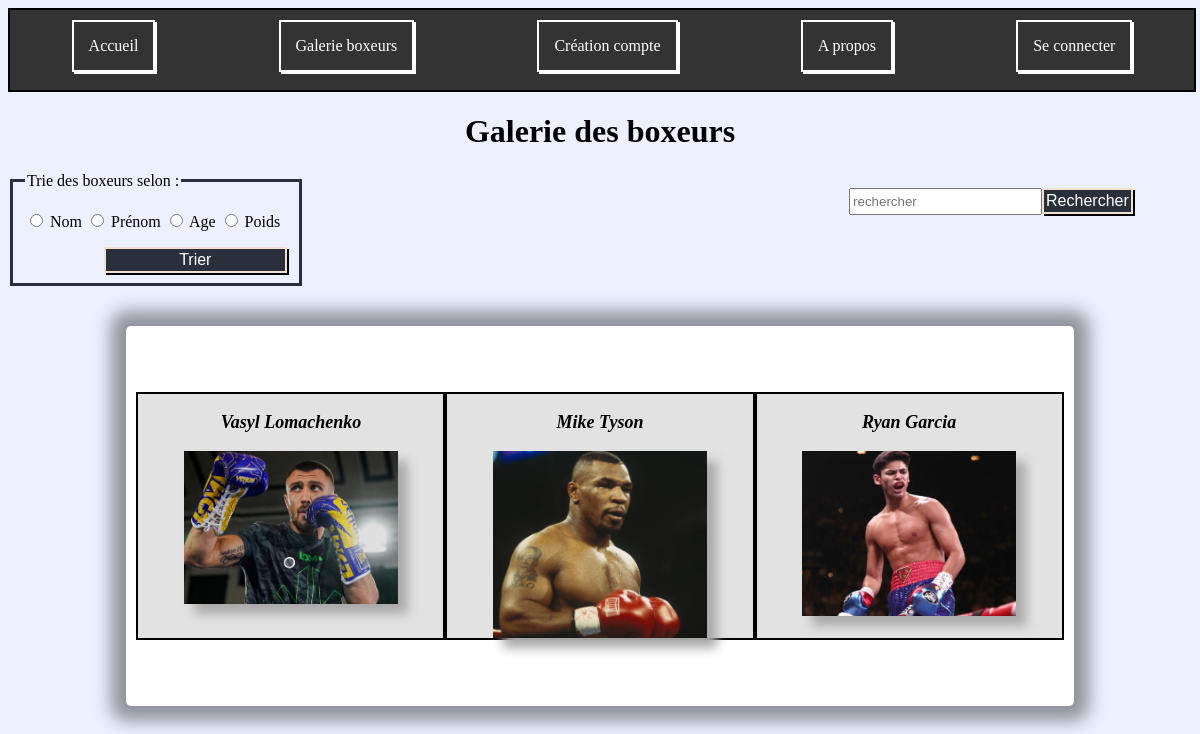
Screenshot of /?action=galerie with the database file from the repository.
### tables this page shows
CREATE TABLE `boxeur` (
  `id` int(11) NOT NULL AUTO_INCREMENT,
  `nom` varchar(255) DEFAULT NULL,
  `prenom` varchar(255) DEFAULT NULL,
  `age` int(11) DEFAULT NULL,
  `poids` int(11) DEFAULT NULL,
  `origine` varchar(255) DEFAULT NULL,
  `champion` varchar(255) DEFAULT NULL,
  `login` varchar(255) DEFAULT NULL,
  `img` varchar(255) DEFAULT NULL,
  PRIMARY KEY (`id`)
);

### src/Router.php (called while the page is built, shortened)
<?php
require_once "view/View.php";
require_once "control/BoxeurController.php";
class Router {
    private $vue;
    public function getindexURL()
    {
        return ".";
    }
    public function getListeURL()
    {
        return ".?action=galerie";
    }
    public function getURLAbout()
    {
        return ".?action=about";
    }
    public function getURLAskConnexion()
    {
        return ".?action=connexion";
    }
    public function getURLCreateAccount()
    {
        return ".?action=newAccount";
    }
    public function getURLRecherche()
    {
        return ".?action=recherche";
    }
    public function getURLTrie()
    {
        return ".?action=trie";
    }
    public function main($BoxeurStorage,$AccountStorage)
    {
        $feedback = key_exists('feedback', $_SESSION) ? $_SESSION['feedback'] : '';
        if(key_exists("user",$_SESSION))
        {
            if($_SESSION['statut']==='admin')
            {
                $this->vue=new AdminView($this,$feedback,$_SESSION['user']);
            }
            else {
                $this->vue=new UserView($this,$feedback,$_SESSION['user']);
            }
        }
        else {
            $this->vue=new View($this,$feedback);
        }
        $AuthManager=new AuthentificationManager();
        $this->controlerBoxeur=new BoxeurController($this->vue,$BoxeurStorage,$AuthManager);
        $this->controlerAccount=new AccountController($this->vue,$AccountStorage,$AuthManager);
        $boxeurId=key_exists('boxeur', $_GET) ? $_GET['boxeur'] : null;
        $accountId=key_exists('account', $_GET) ? $_GET['account'] : null;
        $action = key_exists('action', $_GET) ? $_GET['action'] : null;
        try {
            if(key_exists('user',$_SESSION))
            {
                switch($action){
                case "voir":
                    if($boxeurId===null){
                        $this->vue->makeUnknownBoxeurPage();
                    }
                    else {
                        $this->controlerBoxeur->showInformation($boxeurId);
                    }
                    break;
                case "voirAccount":
                    if($accountId===null)
                    {
                        $this->vue->makeUnknownPage();
                    }
                    else {
                        $this->controlerAccount->showAccountInformation($accountId);
                    }
                    break;
                case "nouveauBoxeur":
                    $this->controlerBoxeur->newBoxeur();
                    break;
                case "sauverNouveauBoxeur":
                    $this->controlerBoxeur->saveNewBoxeur($_POST);
                    break;
                case "AskSupprimerBoxeur":
                    if ($boxeurId === null) {
                        $this->vue->makeUnkownActionPage();
                    }
                    else {
                        $this->controlerBoxeur->askBoxeurDeletion($boxeurId);
                    }
                    break;
                case "ConfirmationSupprimerBoxeur":
                    if ($boxeurId === null) {
                        $this->vue->makeUnkownActionPage();
                    }
                    else {
                        $this->controlerBoxeur->deleteBoxeur($boxeurId);
                    }
                    break;
                case "modifierBoxeur":
                    if ($boxeurId === null) {
                        $this->vue->makeUnkownActionPage();
                    }
                    else {
                        $this->controlerBoxeur->askBoxeurModif($boxeurId);
                    }
                    break;
                case "SaveModifBoxeur":
                    if ($boxeurId === null) {
                        $this->vue->makeUnkownActionPage();
                    }
                    else {
                        $this->controlerBoxeur->saveBoxeurModification($boxeurId, $_POST);
                    }
                    break;
                case "galerie":
                    $this->controlerBoxeur->showList();
                    break;
                case "recherche":
                    $this->controlerBoxeur->showListRecherche($_POST);
                    break;
                case "trie":
                    $this->controlerBoxeur->showListTrie($_POST);
                    break;
                case "accueil":
                    $this->vue->indexPage();
                    break;
                case "about":
                    $this->vue->makeAboutPage();
                    break;
                case "ModifAccount":
                    if($accountId===null)
                    {
                        $this->vue->makeUnkownActionPage();
                    }
                    else {
                        $this->controlerAccount->askAccountModif($accountId);
                    }
                    break;
                case "SaveModifAccount":
                    if($accountId===null)
                    {
                        $this->vue->makeUnkownActionPage();
                    }
                    else {
                        $this->controlerAccount->saveAccountModification($accountId,$_POST);
                    }
                    break;
                case "DeleteAccount":
                    if($accountId===null)
                    {
                        $this->vue->makeUnkownActionPage();
                    }
                    else {
                        $this->controlerAccount->askAccountDeletion($accountId);
                    }
                    break;
                case "ConfirmDeleteAccount":
                    if($accountId===null)
                    {
                        $this->vue->makeUnkownActionPage();
                    }
                    else {
                        $this->controlerAccount->deleteAccount($accountId);
                    }
                    break;
                case "deconnexion":
                    $this->controlerAccount->askDeconnectionUser();
                    break;
                case "confirmDeconnecion":
                    $this->controlerAccount->deconnectUser();
                    break;
                case "GestionAccount":
                    $this->controlerAccount->showListAccount();
                    break;
                default:
                    $this->vue->makeUnkownActionPage();
                    break;
            }
        }
            else{
                switch($action){
                case "galerie":
                    $this->controlerBoxeur->showList();
                    break;
            }
        }
        } catch (Exception $e) {
            $this->vue->errorPage($e);
        }
        $this->vue->render();
        }
}

### index.php (called while the page is built, shortened)
<?php
require_once("./src/model/boxeur_model/BoxeurStorageMySQL.php");
require_once("Router.php");
$router = new Router();
$dsn ="mysql:host=".MYSQL_HOST.";port=".MYSQL_PORT.";dbname=".MYSQL_DB.";charset=utf8mb4";
$bd = new PDO($dsn,MYSQL_USER, MYSQL_PASSWORD);
$bd->setAttribute(PDO::ATTR_ERRMODE, PDO::ERRMODE_EXCEPTION);
$BoxeurStorageSQL=new BoxeurStorageMySQL($bd);
$AccountStorageSQL = new AccountStorageMySQL($bd);
$router->main($BoxeurStorageSQL,$AccountStorageSQL);
?>

### src/control/BoxeurController.php (called while the page is built, shortened)
<?php
require_once "model/boxeur_model/Boxeur.php";
require_once "model/boxeur_model/BoxeurStorageMySQL.php";
class BoxeurController {
    private $view;
    private $boxeurStore;
    public function __construct($view,$boxeurStore,$auth)
    {
        $this->view=$view;
        $this->boxeurStore = $boxeurStore;
    }
    public function showList()
    {
        $boxeurTab=$this->boxeurStore->readAll();
        $this->view->makeListPage($boxeurTab);
    }
}
?>

### src/model/boxeur_model/Boxeur.php (called while the page is built, shortened)
<?php
class Boxeur {
    private $nom;
    private $prenom;
    private $urlIMG;
    public function __construct($n,$p,$a,$poids,$o,$c,$login,$urlIMG)
    {
        $this->nom=$n;
        $this->prenom=$p;
        $this->urlIMG=$urlIMG;
    }
    public function getNom()
    {
        return $this->nom;
    }
    public function getPrenom()
    {
        return $this->prenom;
    }
    public function getURLimg()
    {
        return $this->urlIMG;
    }
}
?>

### src/model/boxeur_model/BoxeurStorageMySQL.php (called while the page is built, shortened)
<?php
    require_once "Boxeur.php";
    class BoxeurStorageMySQL implements BoxeurStorage
    {
        private $bd;
        public function __construct($bd)
        {
           $this->bd=$bd;
        }
    public function readAll(){
        $requete = "SELECT * FROM boxeur";
        $stmt = $this->bd->prepare($requete);
        $stmt->execute();
        $tabBoxeur=$stmt->fetchAll();
        $BoxeurtabRetour=array();
        if($tabBoxeur!==false)
        {
            foreach($tabBoxeur as $keys => $value)
            {
                $boxeur=new Boxeur($value['nom'],$value['prenom'],$value['age'],$value['poids'],$value['origine'],$value['champion'],$value['login'],$value['img']);
                $BoxeurtabRetour+=[$value['id'] => $boxeur];
            }
        }
        return $BoxeurtabRetour;
    }
    }
?>

### src/view/View.php (the view, shortened to what this page needs)
<?php
class View {
    protected $TabURLMenu;
    protected $routeur;
    public function __construct($r,$f)
    {
       $this->routeur=$r;
       $this->TabURLMenu= array("Accueil"=>$this->routeur->getindexURL(),
                        "Galerie boxeurs"=>$this->routeur->getListeURL(),
                        "Création compte"=>$this->routeur->getURLCreateAccount(),
                        "A propos"=>$this->routeur->getURLAbout(),
                        "Se connecter"=>$this->routeur->getURLAskConnexion()
);
       $this->menu=$this->MenuPage();
    }
    public function render()
    {
        require_once "squeletteView.php";
    }
    public function makeListPage($tableauBoxeur)
    {
        $this->title="Galerie des boxeurs";
        $this->content="<h1>$this->title</h1>"."\n";
        $this->content.=$this->getFormulaireRecherche();
        $this->content.=$this->getRadioTrie();
        $this->content.="<div class =galerie >"."\n";
        foreach($tableauBoxeur as $keys => $value)
        {
            $this->content.="<div class =grille>"."\n";
            $name=$value->getNom();
            $prenom=$value->getPrenom();
            $this->content.="<h3>$name"." ".$prenom."</h3>"."\n";
            $this->content.="<img src=\"".$value->getURLimg()."\" alt=\""." Image de $name"."\">"."\n";
            $this->content.="</div>"."\n";
        }
        $this->content.="</div>"."\n";
    }
    public function getFormulaireRecherche()
    {
        $rechercheForm="<div class ='recherche'>"."\n";
        $rechercheForm.='<form action="'.$this->routeur->getURLRecherche().'" method="POST">'."\n";
        $rechercheForm.='<p>'."\n".'<label> <input type="text" name=recherche placeholder="rechercher" /></label>'."\n";
        $rechercheForm.="<button name='search'>Rechercher</button>"."\n"."</p>"."\n";
        $rechercheForm.="</form>"."\n";
        $rechercheForm.="</div>"."\n";
        return $rechercheForm;
    }
    public function getRadioTrie()
    {
        $trie="<div class='trie'>"."\n";
        $trie.='<form action="'.$this->routeur->getURLTrie().'" method="POST">'."\n";
            $trie.="<fieldset>"."\n";
                $trie.="<legend>Trie des boxeurs selon :</legend>"."\n";
                $trie.='<p>'."\n".'<label><input type="radio" value="nom" name="trie" /> Nom</label>'."\n";
                $trie.='<label><input type="radio" value="prenom" name="trie" /> Prénom</label>'."\n";
                $trie.='<label><input type="radio" value="age" name="trie" /> Age</label>'."\n";
                $trie.='<label><input type="radio" value="poids" name="trie" /> Poids</label>'."\n".'</p>'."\n";
                $trie.='<button type=submit>Trier</button>'."\n";
            $trie.='</fieldset>'."\n";
        $trie.='</form>'."\n";
        $trie.="</div>"."\n";
        return $trie;
    }
    public function MenuPage()
    {
        $menu="<nav class ='menu'> "."\n";
        $menu.="<ul>"."\n";
        foreach($this->TabURLMenu as $champ => $valueURL)
        {
            $menu.="<li><a href =\"$valueURL \">$champ</a></li>"."\n";
        }
        $menu.="</ul>"."\n"."</nav>"."\n";
        return $menu;
    }
}
?>

### src/view/squeletteView.php (shortened to what this page needs)
<!DOCTYPE html>
    <html lang='fr'>
    <head>
        <link rel="stylesheet" href="skin/screen.css"/>
    </head>
    <body>
    <?=$this->menu?>
    <?=$this->content?>
    </body>
    </html>

### skin/screen.css (style rules this page uses)
h1,h2 { text-align: center; }
h3 { font-style: italic; }
.menu { background-color: #333333; height: 80px; border: 2px solid; width: 100%; }
.menu ul { list-style: none; padding: 0; margin: auto; display: flex; justify-content: space-around; width: 100%; align-items: center; padding-top: 10px; }
.menu ul li a { display:block; background: #333333; color:white; text-decoration:none; text-align:center; padding: 15px; border:2px solid; box-shadow: 2px 2px white; }
.galerie { background: white; display: grid; grid-template-columns: 1fr 1fr 1fr; border-radius: 5px; box-shadow: 0 0 18px 15px rgba(0, 0, 0, 0.4); padding: 66px 10px; box-sizing: border-box; width: 80%; margin: 40px 10%; position: relative; }
.galerie .grille { border: 2px solid; background: #e2e2e2; }
.galerie img { width: 70%; box-shadow:10px 10px 10px #aaaaaa; display: block; margin:auto; }
.galerie h3 { text-align: center; font-size: large; }
.recherche { position: relative; width: 95%; }
.recherche input { width: 65%; height: 21px; }
.recherche p { float: right; align-items: center; }
.recherche button { font-size: 1em; float: right; width: 32%; height: 26px; }
.trie { position: relative; width: 25%; }
.trie fieldset { border:solid #2a303b; }
.trie button { font-size: 1em; float: right; width: 70%; height: 26px; }
button { height: 32px; background-color: #2a303b; color: #fff; font-size: 1.3rem; font-weight: 400; text-align: center; display: flex; align-items: center; justify-content: center; border: 2px solid #EFE1CE; box-shadow: 2px 2px black; }
body { background: #EDF1FF; }

### rows the page displays
boxeur: nom "Vasyl", prenom "Lomachenko", img (picture)
boxeur: nom "Mike", prenom "Tyson", img (picture)
boxeur: nom "Ryan", prenom "Garcia", img (picture)

### other values shown
$champ "Accueil"
$champ "Galerie boxeurs"
$champ "Création compte"
$champ "A propos"
$champ "Se connecter"
$this->title "Galerie des boxeurs"
